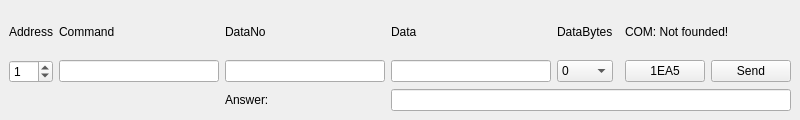
<?xml version="1.0" encoding="UTF-8"?>
<ui version="4.0">
 <class>MainWindow</class>
 <widget class="QMainWindow" name="MainWindow">
  <property name="geometry">
   <rect>
    <x>0</x>
    <y>0</y>
    <width>800</width>
    <height>120</height>
   </rect>
  </property>
  <property name="windowTitle">
   <string>MainWindow</string>
  </property>
  <widget class="QWidget" name="centralwidget">
   <layout class="QGridLayout" name="gridLayout">
    <item row="1" column="6">
     <widget class="QPushButton" name="button1EA5">
      <property name="text">
       <string>1EA5</string>
      </property>
     </widget>
    </item>
    <item row="0" column="0">
     <widget class="QLabel" name="label_6">
      <property name="text">
       <string>Address</string>
      </property>
     </widget>
    </item>
    <item row="1" column="0">
     <widget class="QSpinBox" name="spinAddress">
      <property name="value">
       <number>1</number>
      </property>
     </widget>
    </item>
    <item row="0" column="2">
     <widget class="QLabel" name="label_2">
      <property name="text">
       <string>DataNo</string>
      </property>
     </widget>
    </item>
    <item row="0" column="6" colspan="2">
     <widget class="QLabel" name="labelCOM">
      <property name="text">
       <string>COM: Not founded!</string>
      </property>
     </widget>
    </item>
    <item row="1" column="2">
     <widget class="QLineEdit" name="lineDataNo"/>
    </item>
    <item row="0" column="1">
     <widget class="QLabel" name="label">
      <property name="text">
       <string>Command</string>
      </property>
     </widget>
    </item>
    <item row="1" column="7">
     <widget class="QPushButton" name="pushButton">
      <property name="text">
       <string>Send</string>
      </property>
     </widget>
    </item>
    <item row="0" column="3">
     <widget class="QLabel" name="label_3">
      <property name="text">
       <string>Data</string>
      </property>
     </widget>
    </item>
    <item row="1" column="1">
     <widget class="QLineEdit" name="lineCMD"/>
    </item>
    <item row="1" column="3">
     <widget class="QLineEdit" name="lineData"/>
    </item>
    <item row="0" column="4">
     <widget class="QLabel" name="label_4">
      <property name="text">
       <string>DataBytes</string>
      </property>
     </widget>
    </item>
    <item row="1" column="4">
     <widget class="QComboBox" name="comboBox">
      <item>
       <property name="text">
        <string>0</string>
       </property>
      </item>
      <item>
       <property name="text">
        <string>4</string>
       </property>
      </item>
      <item>
       <property name="text">
        <string>8</string>
       </property>
      </item>
      <item>
       <property name="text">
        <string>12</string>
       </property>
      </item>
      <item>
       <property name="text">
        <string>16</string>
       </property>
      </item>
     </widget>
    </item>
    <item row="3" column="3" colspan="5">
     <widget class="QLineEdit" name="lineAnswer">
      <property name="enabled">
       <bool>true</bool>
      </property>
      <property name="readOnly">
       <bool>true</bool>
      </property>
     </widget>
    </item>
    <item row="3" column="2">
     <widget class="QLabel" name="label_5">
      <property name="text">
       <string>Answer:</string>
      </property>
     </widget>
    </item>
    <item row="3" column="0" colspan="2">
     <widget class="QLabel" name="labelHEX">
      <property name="text">
       <string/>
      </property>
     </widget>
    </item>
   </layout>
  </widget>
 </widget>
 <tabstops>
  <tabstop>lineCMD</tabstop>
  <tabstop>lineDataNo</tabstop>
  <tabstop>lineData</tabstop>
  <tabstop>pushButton</tabstop>
  <tabstop>lineAnswer</tabstop>
  <tabstop>spinAddress</tabstop>
 </tabstops>
 <resources/>
 <connections/>
</ui>
